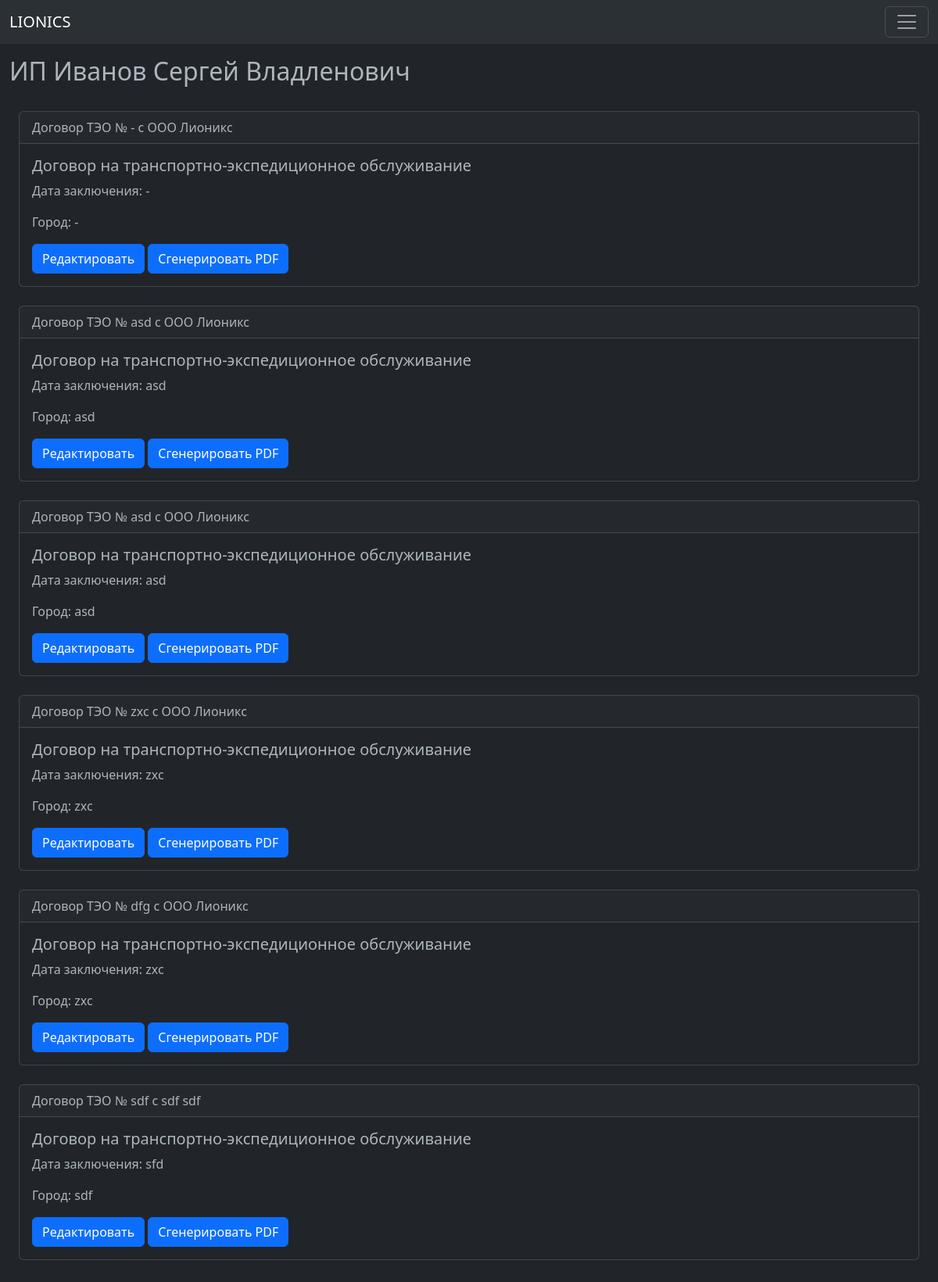
Page /companies/index_loc/1/docs/ on the earlier database version.
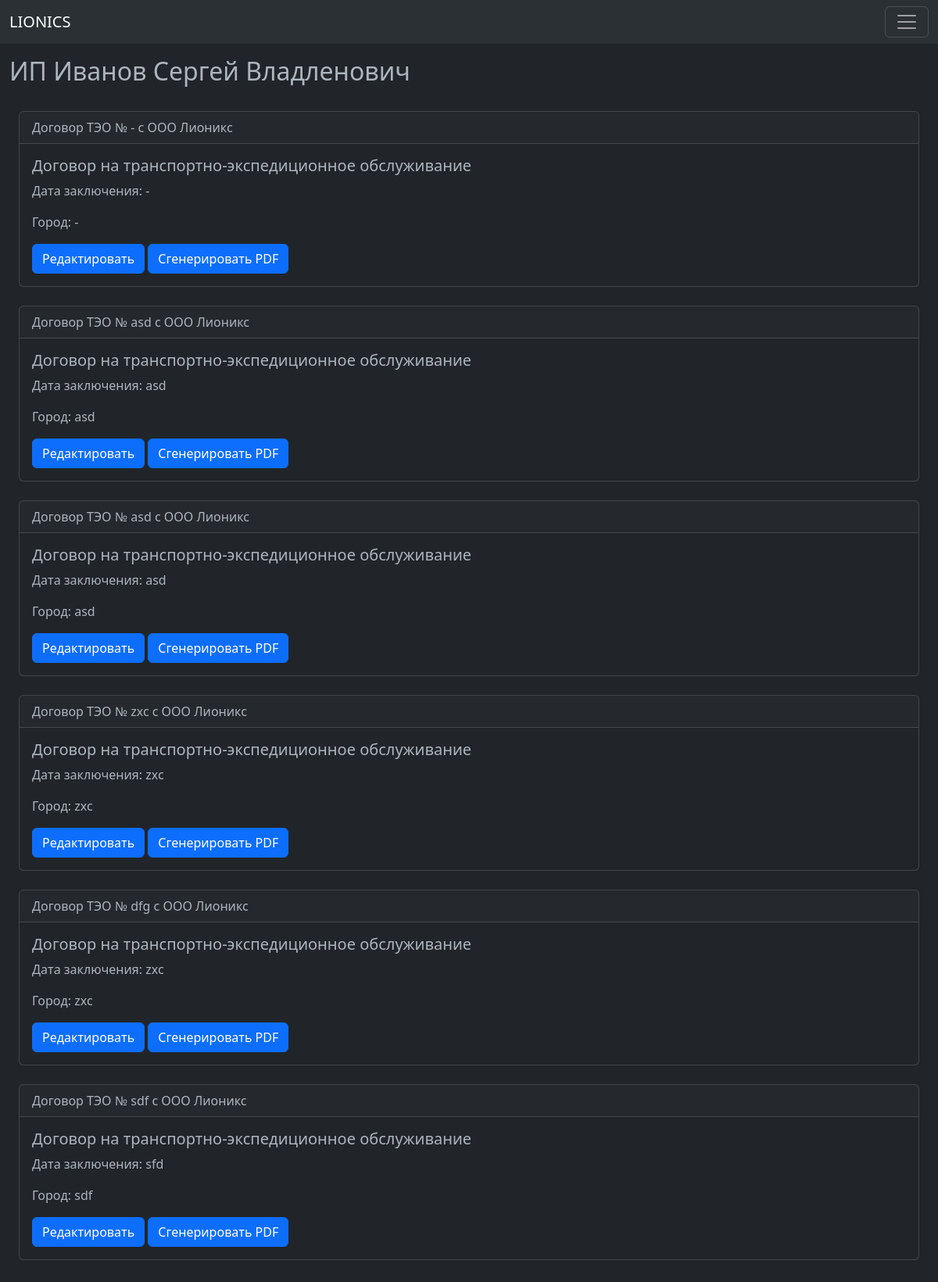
Same page on the later database version.
### docs/models.py (models this page shows, shortened)
class StandardTesContract(models.Model):
    agent = models.ForeignKey("companies.OwnLoc", on_delete=models.CASCADE)
    customer = models.ForeignKey("companies.ClientLoc", on_delete=models.CASCADE)
    contract_number = models.CharField(max_length=100, default='-')
    contract_date = models.CharField(max_length=100, default='-')
    contract_city = models.CharField(max_length=250, default='-')
    valid_until = models.CharField(max_length=100, default='-')
    blank = models.BooleanField(default=True)
    stamped = models.BooleanField(default=False)

### companies/models.py (models this page shows, shortened)
class OwnLoc(models.Model):
    company_type = models.CharField(max_length=100, default='-')
    company_name = models.CharField(max_length=250, default='-')
    pos_per_acc = models.CharField(max_length=250, default='-')
    position_nom = models.CharField(max_length=250, default='-')
    person_nom = models.CharField(max_length=250, default='-')
    acting_on = models.CharField(max_length=100, default='-')
    legal_addr = models.CharField(max_length=500, default='-')
    passport_series = models.CharField(max_length=250, default='-')
    passport_number = models.CharField(max_length=250, default='-')
    pass_issued_by = models.CharField(max_length=250, default='-')
    pass_issued_date = models.CharField(max_length=100, default='-')
    pass_issued_code = models.CharField(max_length=500, default='-')
    postal_addr = models.CharField(max_length=500, default='-')
    registration_addr = models.CharField(max_length=500, default='-')
    tel = models.CharField(max_length=100, default='-')
    email = models.CharField(max_length=100, default='-')
    bank_name = models.CharField(max_length=250, default='-')
    bic = models.CharField(max_length=50, default='-')
    curr_acc = models.CharField(max_length=250, default='-')
    corr_acc = models.CharField(max_length=250, default='-')
    inn = models.CharField(max_length=250, default='-')
    kpp = models.CharField(max_length=250, default='-')
    ogrn = models.CharField(max_length=250, default='-')
    okpo = models.CharField(max_length=250, default='-')

### companies/views.py (the view)
# urls.py: path('index_loc/<int:pk>/docs/', views.clientloc_docs, name='docs_clientloc'),
def clientloc_docs(request, pk):
    clientloc = get_object_or_404(ClientLoc, pk=pk)
    stcs = StandardTesContract.objects.filter(customer=pk)
    return render(request, 'companies/clientloc_docs.html', {
        'clientloc': clientloc,
        'stcs': stcs,
    })

### companies/templates/companies/clientloc_docs.html
{% extends 'companies/base.html' %}
{% block body %}
    <br><br><br>
        <div class="container-fluid">
            {% if clientloc.company_type == 'ИП' %}
                <h2>{{ clientloc.company_type }} {{ clientloc.person_nom }}</h2>
            {% elif clientloc.company_type == 'Физлицо' %}
                <h2>{{ clientloc.person_nom }}</h2>
            {% else %}
                <h2>{{ clientloc.company_type }} {{ clientloc.company_name }}</h2>
            {% endif %}
            <br>
            <div class="container-fluid">
            {% for stc in stcs %}
                <div class="card">
                    {% if stc.agent.company_type == 'ИП' %}
                        <div class="card-header">Договор ТЭО № {{ stc.contract_number }} c {{ stc.agent.company_type }} {{ stc.agent.person_nom }}</div>
                    {% elif stc.agent.company_type == 'Физлицо' %}
                        <div class="card-header">Договор ТЭО № {{ stc.contract_number }} c физлицом {{ stc.agent.person_nom }}</div>
                    {% else %}
                        <div class="card-header">Договор ТЭО № {{ stc.contract_number }} c {{ stc.agent.company_type }} {{ stc.agent.company_name }}</div>
                    {% endif %}
                        <div class="card-body">
                            <h5 class="card-title">Договор на транспортно-экспедиционное обслуживание</h5>
                            <p class="card-text">Дата заключения: {{ stc.contract_date }}</p>
                            <p class="card-text">Город: {{ stc.contract_city }}</p>
                            <a href="{% url 'docs:detail_stc' stc.id %}" class="btn btn-primary">Редактировать</a>
                            <a href="#" class="btn btn-primary">Сгенерировать PDF</a>
                        </div>
                </div>
                <br>
            {% endfor %}
            </div>
        </div>
{% endblock %}

Differences in the rows shown:
changed StandardTesContract "sdf": agent.company_type "sdf" → "ООО"; agent.company_name "sdf" → "Лионикс"
